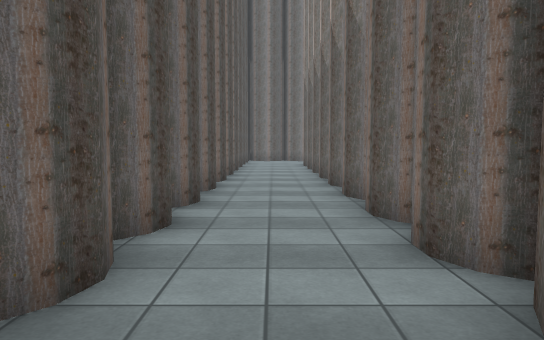
[1] (above)

22 first-person views from a walk through a Unity game level. The camera is 1.4 m above the floor, tilts 4° down and sees 70° across. The floor is counted in squares, 1.34 m on a side. Each view is taken from the middle of a square. On the plan, view 1 faces up. The plan holds only what a view shows up to about 14 squares ahead; the rest is blank. The place goes on beyond the plan. The player is left out. Some animated figures are left out. Some surface patterns are stand-ins.

[2]
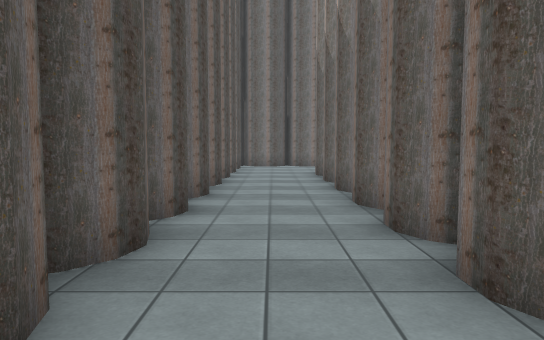

[3]
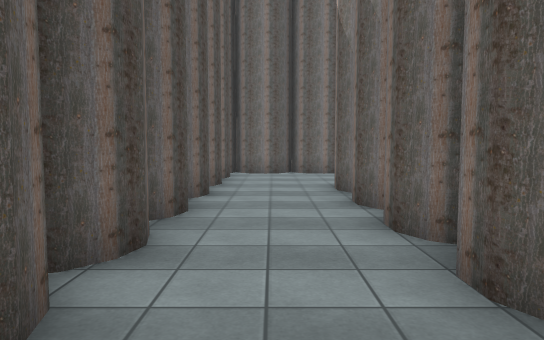

[4]
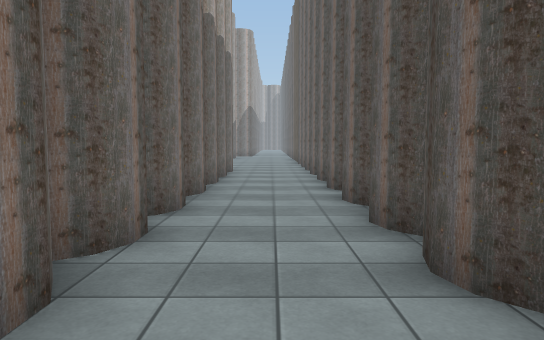

[5]
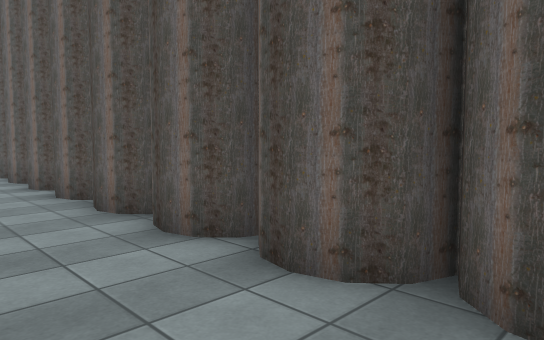

[6]
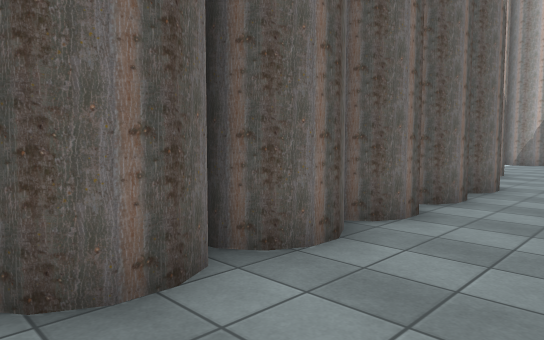

[7]
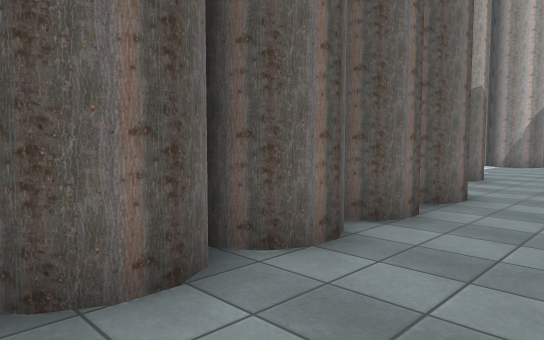

[8]
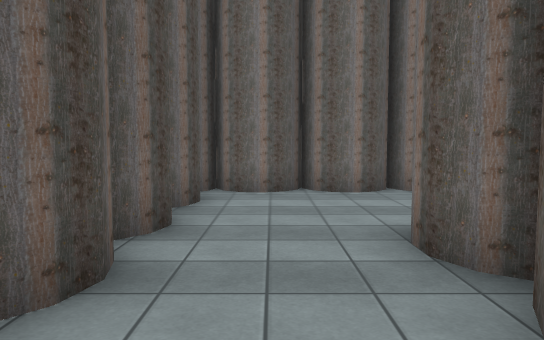

[9]
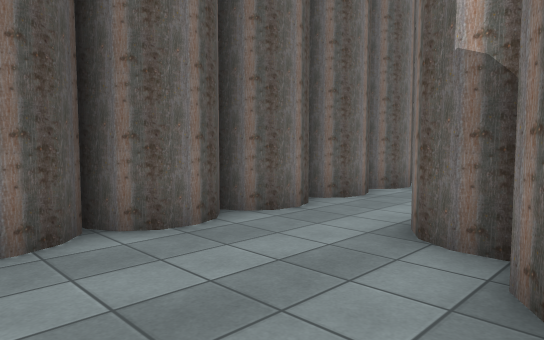

[10]
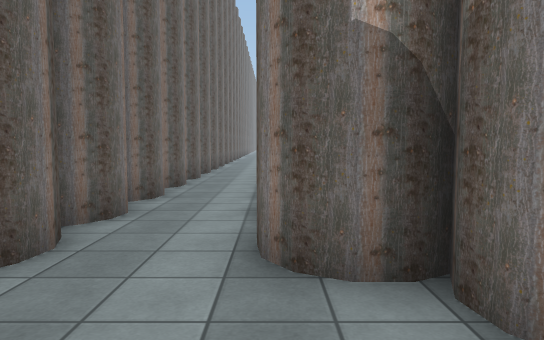

[11]
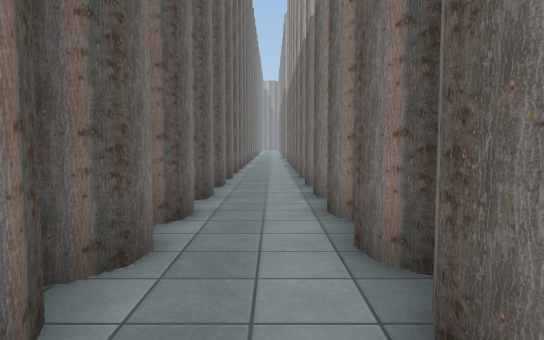

[12]
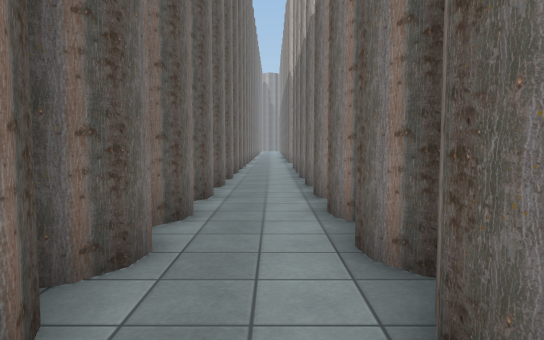

[13]
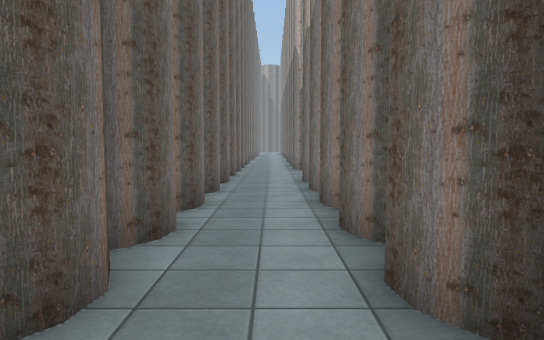

[14]
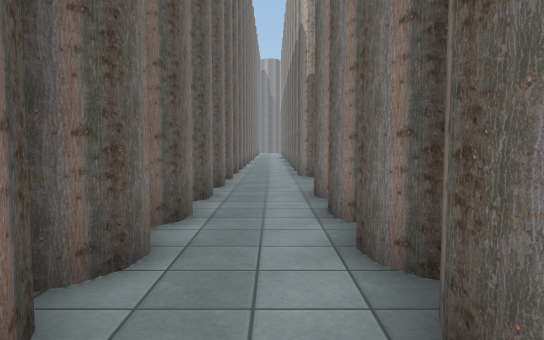

[15]
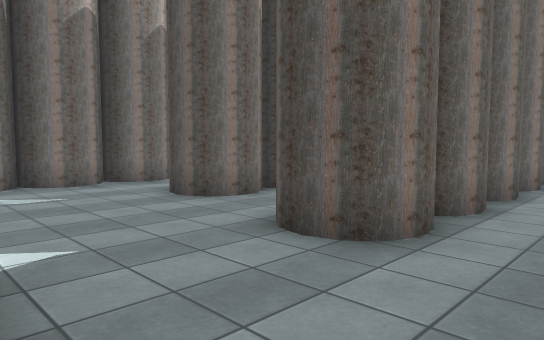

[16]
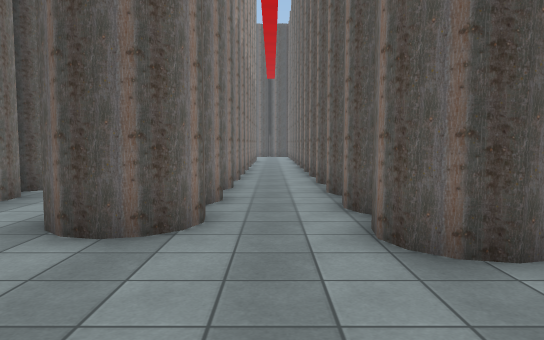

[17]
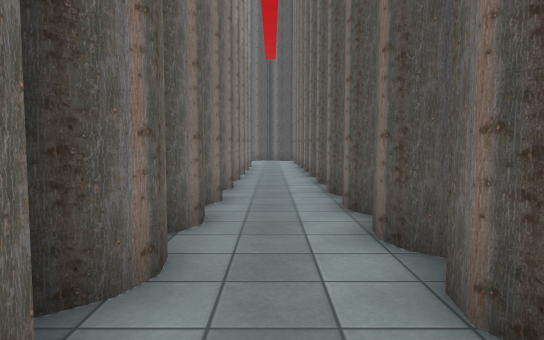

[18]
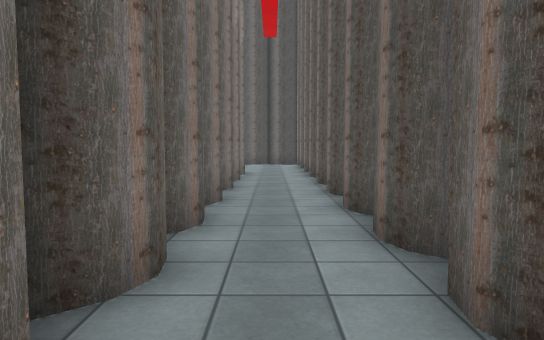

[19]
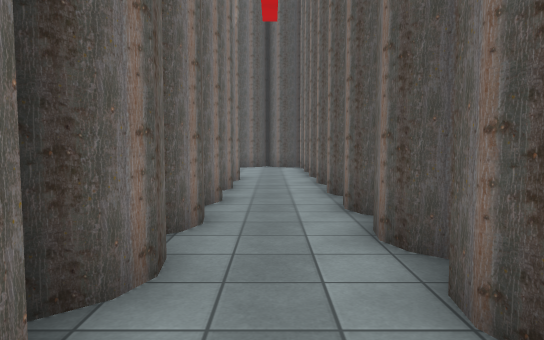

[20]
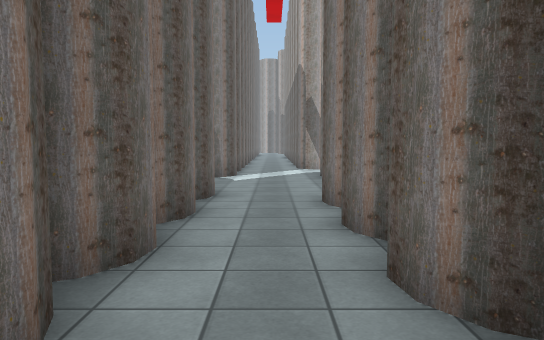

[21]
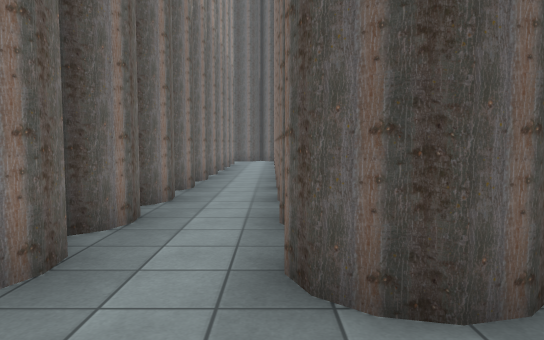

[22]
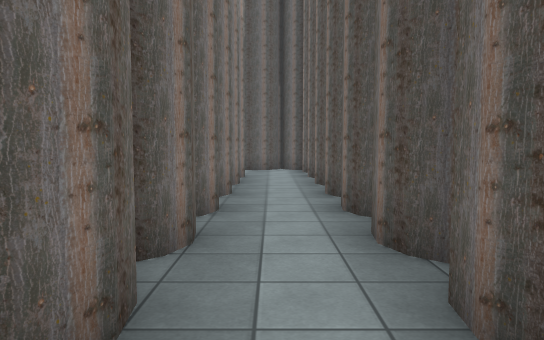

### Floor plan
Key: @ floor where view 1 was taken; # wall or solid block; . floor.
Columns run from 2 left of view 1 to 32 right of it. Each row starts with its distance up from view 1.
 23 #################################
 22 #...............................##.
 21 #..................................
 20 #....##  ######################...#
 19 #....#  #######################...#
 18 #...##  ...........................
 17 #...#   ...........................
 16 #...#   ...#.#.#.#.#.#.#.#####.....
 15 #...#      # #################....#
 14 #...#      #......................
 13 #...#      ......................
 12 #...#      ..#.#.#.##############
 11 #...#                         ###
 10 #...#
  9 #...#
  8 #...#
  7 #...#
  6 #...#
  5 #...#
  4 #...#
  3 #...#
  2 #...#
  1 #...#
  0 #.@.#
 -1 #...#
 -2 #...#
 -3 #...#
 -4 #...#
 -5 #...#
 -6 #...#

Positions as (right, up) in squares from view 1, and headings:
1: (0, 0), facing up
2: (0, 5), facing up
3: (0, 9), facing up
4: (0, 8), facing down
5: (1, 3), facing down-left
6: (-1, 3), facing down-right
7: (-1, 1), facing down-right
8: (0, 14), facing up
9: (-1, 18), facing up-right
10: (0, 20), facing right
11: (6, 21), facing right
12: (12, 21), facing right
13: (17, 21), facing right
14: (20, 21), facing right
15: (32, 22), facing down-left
16: (32, 17), facing left
17: (26, 17), facing left
18: (22, 17), facing left
19: (20, 17), facing left
20: (20, 17), facing right
21: (30, 14), facing left
22: (23, 13), facing left
